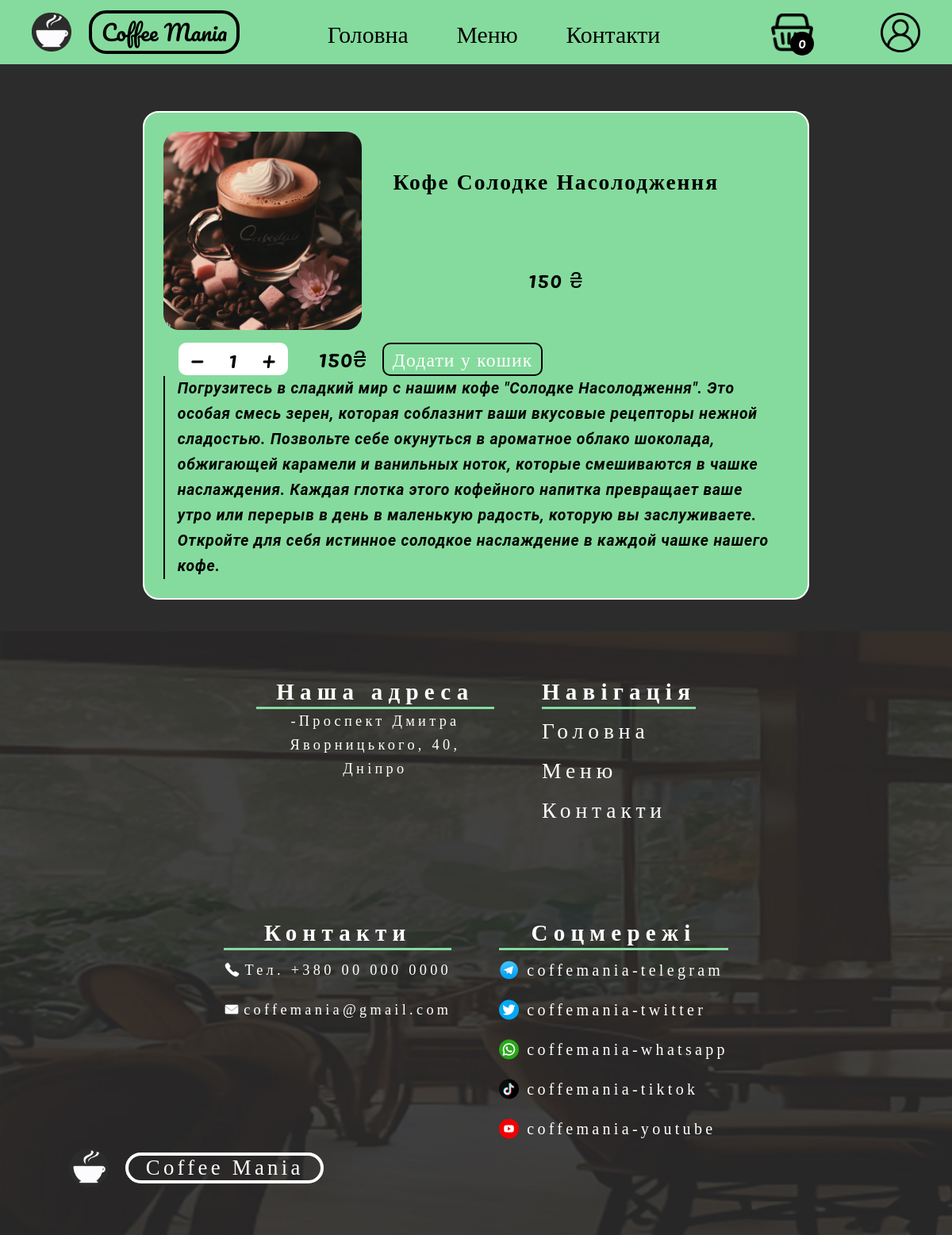
Before: /menu/9 with the older database file.
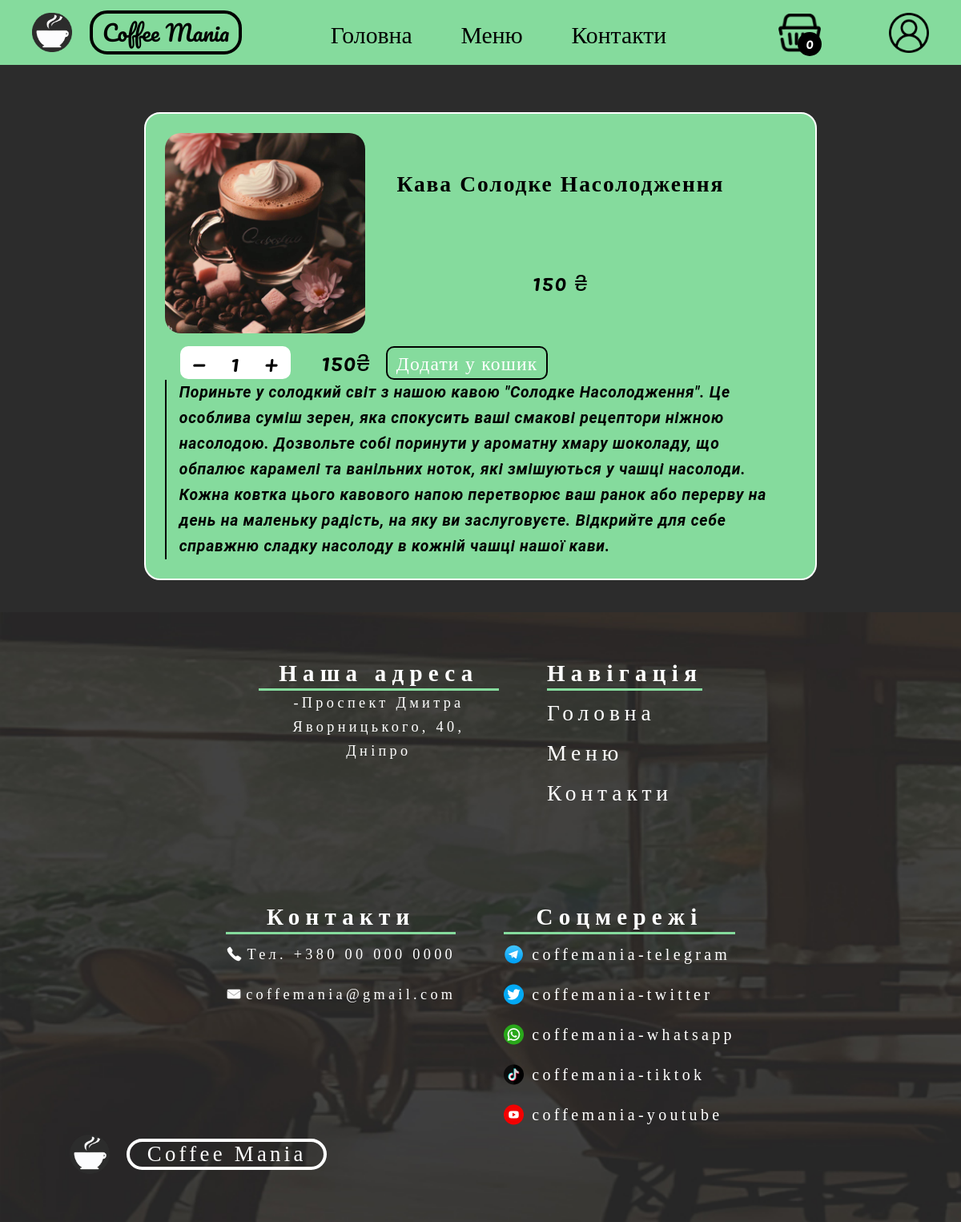
After: the same page with the newer database file.
### shop/models.py (models this page shows, shortened)
class Product(models.Model):
    name = models.CharField(max_length=255)
    image = models.ImageField(upload_to= "products")
    description = models.TextField()
    price = models.CharField(max_length=255)
    def get_absolute_url(self):
        return reverse('product', kwargs = {'product_pk': self.pk})

### shop/views.py (the view, shortened to what this page needs)
# urls.py: path('menu/<product_pk>', show_product, name = 'product'),
def show_product(request, product_pk):
    product = get_object_or_404(Product, pk=product_pk)
    return render(request, 'product/product.html', context={'product': product})

### ordering/views.py (called while the page is built)
def is_user_registered(session_key):
    try:
        session = Session.objects.get(session_key=session_key)
        user_id = session.get_decoded().get("_auth_user_id")
        user = User.objects.filter(pk=user_id).first()
        return user
    except Session.DoesNotExist:
        return None

### user_interface/context_processors.py (called while the page is built)
def product_count(request):
    session_key = request.session.session_key
    if is_user_registered(session_key):
        user = is_user_registered(session_key)
        products_in_basket = len(ProductInBasket.objects.filter(user=user))
    else:
        products_in_basket = len(ProductInBasket.objects.filter(session_key=session_key))
    return {'product_count': products_in_basket}

### shop/templates/product/product.html (shortened to what this page needs)
{% extends 'base/base.html' %}
{% load static %}
{% block css %}
<link rel="stylesheet" href="{% static 'product/product.css' %}">{% endblock %}
{% block content %}
<div class="product_content">
    <div class="product-row">
        <div class="product-main">
            <div class="product-info-div">
                <img src="{{ product.image.url }}" alt="{{ product.name }}">
                <div class="product-name-price">
                    <h2>{{ product.name }}</h2>
                    <p class="product-price">{{ product.price }} <span>&#8372</span> </p>
                </div>
            </div>
            <form method="post" id="basket_form">
                <div class="product-amount-totalprice">
                    <p class="product-amount-main">
                        <span data-value="-1" class="change-amount-main minus-main">&minus;</span>
                        <span class="amount">1</span>
                        <span data-value="+1" class="change-amount-main plus-main">&plus;</span>
                    </p>
                    <p class="product-totalprice"><span>{{ product.price }}</span>&#8372</p>
                </div>
                <button class="add-product-button" value="{{ product.get_absolute_url }}">Додати у кошик</button>
            </form>
        </div>
        <div class="product-description">
            <p>{{ product.description }}</p>
        </div>
    </div>
</div>
{% endblock %}

Changed rows visible on the page:
changed Product: name "Кофе Солодке Насолодження" → "Кава Солодке Насолодження"; description "Погрузитесь в сладкий мир с нашим кофе \"Солодке Насолодження\". Это особая смесь зерен, которая соблазнит ваши вкусовые рецепторы нежной сладостью. Позвольте себе окунуться в ароматное облако шоколада, обжигающей карамели и ванильных ноток, которые смешиваются в чашке наслаждения. Каждая глотка этого кофейного напитка превращает ваше утро или перерыв в день в маленькую радость, которую вы заслуживаете. Откройте для себя истинное солодкое наслаждение в каждой чашке нашего кофе." → "Пориньте у солодкий світ з нашою кавою \"Солодке Насолодження\". Це особлива суміш зерен, яка спокусить ваші смакові рецептори ніжною насолодою. Дозвольте собі поринути у ароматну хмару шоколаду, що обпалює карамелі та ванільних ноток, які змішуються у чашці насолоди. Кожна ковтка цього кавового напою перетворює ваш ранок або перерву на день на маленьку радість, на яку ви заслуговуєте. Відкрийте для себе справжню сладку насолоду в кожній чашці нашої кави."
